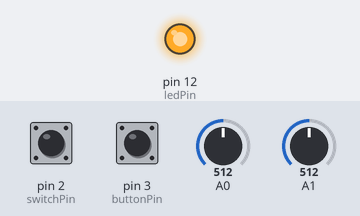
The sketch below on a simulated Arduino Leonardo, built with avr-gcc and run on an emulated ATmega32U4. Parts: output pins drawn as LEDs (lit = HIGH). The inputs (shaded band) are chosen by the test bench; at power-on: pin 2 (switchPin) HIGH, pin 3 (buttonPin) LOW, A0 = 512, A1 = 512. USB keyboard and mouse output is not drawn.

Above: at 0.1 s.
Timing chart, 0 to 1.6 s (numbered marks = the images above):
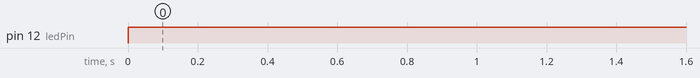

The sketch:

joystick_keyboard_test.ino
```cpp
//#include <Mouse.h>
#include <Keyboard.h>


// Switches are connected from ground to these defined pins
const int switchPin = 2;
const int buttonPin = 3;
const int xAxis = A0;
const int yAxis = A1;
const int ledPin = 12;

int range = 12;
int responseDelay = 5;        // response delay of the mouse, in ms
int threshold = range / 4;    // resting threshold
int center = range / 2;       // resting position value


bool keyboardIsActive = false;    // whether or not to control the mouse

int lastSwitchState = LOW;        // previous switch state
int lastButtonState = LOW;

void setup(){
  pinMode(switchPin, INPUT_PULLUP);
  pinMode(ledPin, OUTPUT);
  Keyboard.begin();
}


void loop()
{
//-------------------------------------------------
  int switchState = digitalRead(switchPin);

  if (switchState != lastSwitchState) {
    if (switchState == HIGH) {
      keyboardIsActive = !keyboardIsActive;
      if (keyboardIsActive) {
        Keyboard.begin();
      } else{
        Keyboard.end();
      }
      digitalWrite(ledPin, switchState);
    }
  }
  lastSwitchState = switchState;
//----------------------------------
//  int switchState = digitalRead(switchPin);
//
//  if (keyboardIsActive) {
//    if (switchState != lastSwitchState){
//      if (digitalRead(switchPin) == HIGH){
//        //Keyboard.write(88);//X
//        Keyboard.write('c');//Z
//      } else {
//        Keyboard.release('c');
//      }
//    }
//    else {
//    if (digitalRead(switchPin) == HIGH){
//      Keyboard.write('c');//Z
//      //delay(50);
//    }
// }
//   lastSwitchState = switchState;
//-----------------------------------------------------
  int buttonState = digitalRead(buttonPin);

  if (keyboardIsActive) {
    if (buttonState != lastButtonState){
      if (digitalRead(buttonPin) == HIGH){
        Keyboard.write('Z');
      } else {
        Keyboard.release('Z');
      }
    }
    else {
    if (digitalRead(buttonPin) == HIGH){
      Keyboard.write('Z');
    }
 }
   lastButtonState = buttonState;
//-----------------------------------------------------
  int xReading = readAxis(xAxis);
  int yReading = readAxis(yAxis);
//-----------------------------------------------------
    if (xReading <= -threshold) {
      Keyboard.write(216); //KEY_LEFT_ARROW
      //delay(50);
    }else if (xReading >= threshold) {
      Keyboard.write(215); //KEY_RIGHT_ARROW
      //delay(50);
    }

    if (yReading <= -threshold) {
      Keyboard.write(218); //KEY_UP_ARROW
      //delay(50);
    }else if (yReading >= threshold) {
      Keyboard.write(217); //KEY_DOWN_ARROW
      //delay(50);
    }

//        if (xReading <= -threshold) {
//      Keyboard.write('w'); //KEY_LEFT_ARROW
//      delay(50);
//    }else if (xReading >= threshold) {
//      Keyboard.write('s'); //KEY_RIGHT_ARROW
//      delay(50);
//    }
//
//    if (yReading <= -threshold) {
//      Keyboard.write('a'); //KEY_UP_ARROW
//      delay(50);
//    }else if (yReading >= threshold) {
//      Keyboard.write('d'); //KEY_DOWN_ARROW
//      delay(50);
//    }
//-----------------------------------------------------
  }
}


//------------------------------------
int readAxis(int thisAxis) {
  int reading = analogRead(thisAxis);
  reading = map(reading, 0, 1023, 0, range);
  int distance = reading - center;

  if (abs(distance) < threshold) {
    distance = 0;
  }
  return distance;
}
//------------------------------------

//    if (xReading <= -threshold) {
//      Keyboard.write('KEY_LEFT_ARROW');
//    }else if (xReading >= threshold) {
//      Keyboard.write('KEY_RIGHT_ARROW');
//    }
//    if (yReading <= -threshold) {
//      Keyboard.write('KEY_UP_ARROW');
//    }else if (yReading >= threshold) {
//      Keyboard.write('KEY_DOWN_ARROW');
//    }
```

Measured:
- by itself, pin 12 (ledPin): LOW → HIGH at 0.00 s
